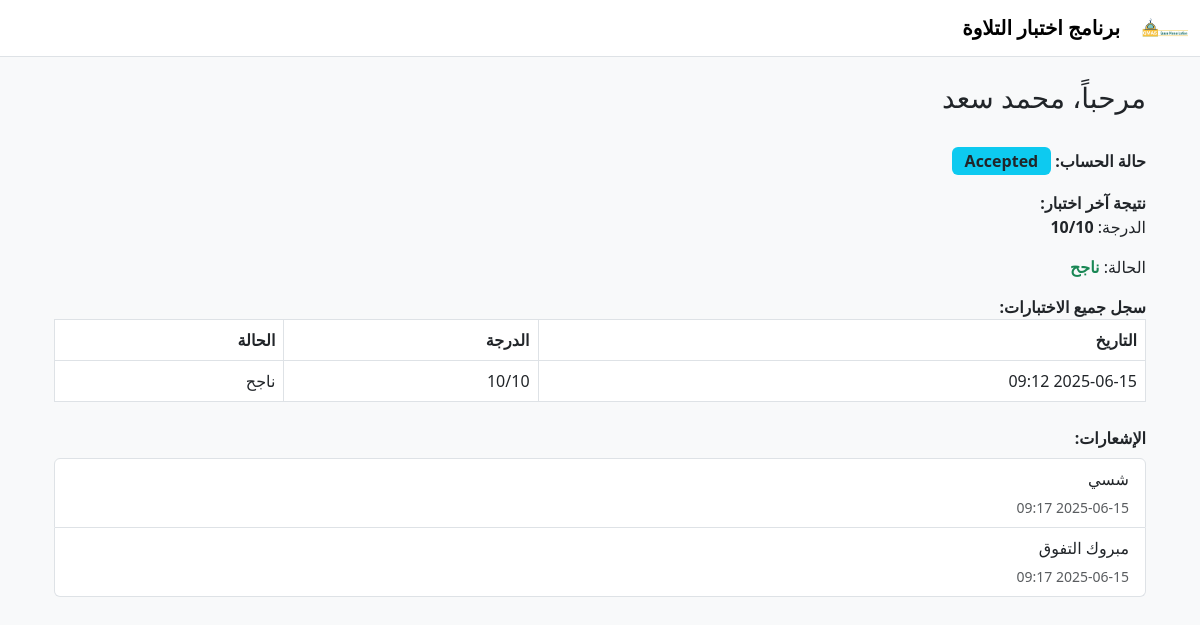
Page /dashboard/1 on the earlier database version.
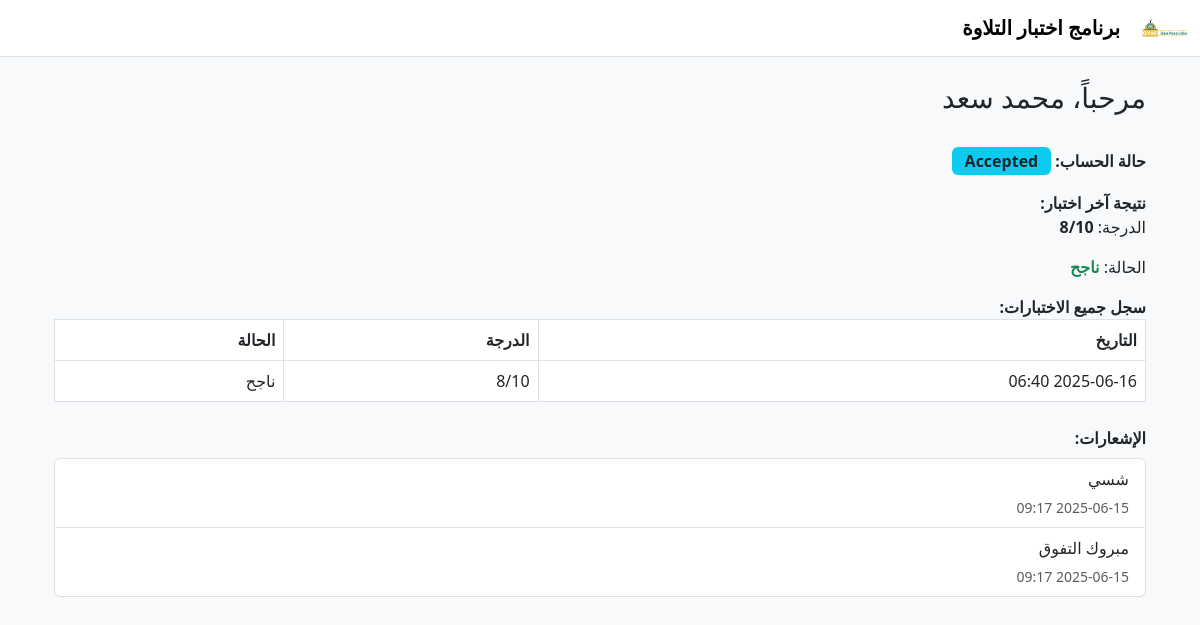
Same page on the later database version.
### models.py (models this page shows)
class Student(db.Model):
    __tablename__ = 'students'
    id = db.Column(db.Integer, primary_key=True)
    name = db.Column(db.String(120), nullable=False)
    email = db.Column(db.String(120), unique=True, nullable=False)
    phone = db.Column(db.String(20))
    password_hash = db.Column(db.String(128), nullable=False)
    status = db.Column(db.String(20), default='Pending')
    registration_date = db.Column(db.DateTime, default=datetime.utcnow)
    test_results = db.relationship('TestResult', backref='student', cascade="all, delete-orphan")
    notifications = db.relationship('Notification', backref='student', cascade="all, delete-orphan")

class TestResult(db.Model):
    __tablename__ = 'test_results'
    id = db.Column(db.Integer, primary_key=True)
    student_id = db.Column(db.Integer, db.ForeignKey('students.id'), nullable=False)
    score = db.Column(db.Integer, nullable=False)
    status = db.Column(db.String(20), nullable=False)  # e.g., Pass / Fail
    submission_date = db.Column(db.DateTime, default=datetime.utcnow)

class Notification(db.Model):
    __tablename__ = 'notifications'
    id = db.Column(db.Integer, primary_key=True)
    student_id = db.Column(db.Integer, db.ForeignKey('students.id'), nullable=False)
    message = db.Column(db.Text, nullable=False)
    sent_at = db.Column(db.DateTime, default=datetime.utcnow)

### app.py (the view)
@app.route('/dashboard/<int:student_id>')
def dashboard(student_id):
    student = Student.query.get_or_404(student_id)
    test_result = TestResult.query.filter_by(student_id=student.id).order_by(TestResult.submission_date.desc()).first()
    all_results = TestResult.query.filter_by(student_id=student.id).order_by(TestResult.submission_date.desc()).all()
    notifications = Notification.query.filter_by(student_id=student.id).order_by(Notification.sent_at.desc()).all()
    return render_template('dashboard.html', student=student, test_result=test_result,
                           all_results=all_results, notifications=notifications)

### templates/dashboard.html (shortened to what this page needs)
{% extends "base.html" %}
{% block content %}
<!DOCTYPE html>
<html lang="ar" dir="rtl">
<head>
    <link href="https://cdn.jsdelivr.net/npm/bootstrap@5.3.0/dist/css/bootstrap.rtl.min.css" rel="stylesheet">
</head>
<body>
<div class="container mt-4">
    <div class="d-flex justify-content-between align-items-center mb-4">
        <h3>مرحباً، {{ student.name }}</h3>
    </div>
    <div class="mb-3">
        <span class="section-title">حالة الحساب:</span>
        <span class="badge bg-info text-dark badge-status">{{ student.status }}</span>
    </div>
<div class="mb-3">
    <span class="section-title">نتيجة آخر اختبار:</span>
    {% if test_result %}
        <p>الدرجة: <strong>{{ test_result.score }}/10</strong></p>
        <p>الحالة: <strong class="text-success">{{ 'ناجح' if test_result.status == 'Pass' else 'راسب' }}</strong></p>
    {% elif student.status == 'Accepted' %}
        <p class="text-warning">📝 لديك اختبار مؤهل لم يتم تقديمه بعد.</p>
        <a href="{{ url_for('take_test', student_id=student.id) }}" class="btn btn-primary btn-sm">بدء الاختبار</a>
    {% else %}
        <p class="text-muted">لم تقم بأي اختبار بعد.</p>
    {% endif %}
</div>
    <div class="mb-4">
        <span class="section-title">سجل جميع الاختبارات:</span>
        {% if all_results %}
        <table class="table table-bordered">
            <thead>
                <tr>
                    <th>التاريخ</th>
                    <th>الدرجة</th>
                    <th>الحالة</th>
                </tr>
            </thead>
            <tbody>
                {% for r in all_results %}
                <tr>
                    <td>{{ r.submission_date.strftime('%Y-%m-%d %H:%M') }}</td>
                    <td>{{ r.score }}/10</td>
                    <td>{{ 'ناجح' if r.status == 'Pass' else 'راسب' }}</td>
                </tr>
                {% endfor %}
            </tbody>
        </table>
        {% else %}
            <p class="text-muted">لا توجد نتائج محفوظة.</p>
        {% endif %}
    </div>
    <div>
        <span class="section-title">الإشعارات:</span>
        {% if notifications %}
        <ul class="list-group mt-2">
            {% for note in notifications %}
            <li class="list-group-item">
                <p class="mb-1">{{ note.message }}</p>
                <small class="text-muted">{{ note.sent_at.strftime('%Y-%m-%d %H:%M') }}</small>
            </li>
            {% endfor %}
        </ul>
        {% else %}
            <p class="text-muted">لا توجد إشعارات حالياً.</p>
        {% endif %}
    </div>
</div>
</body>
</html>
{% endblock %}

### templates/base.html (shortened to what this page needs)
<!DOCTYPE html>
<html lang="ar" dir="rtl">
<head>
    <link href="https://cdn.jsdelivr.net/npm/bootstrap@5.3.0/dist/css/bootstrap.rtl.min.css" rel="stylesheet">
</head>
<body>
<nav class="navbar navbar-expand-lg navbar-light bg-white border-bottom">
    <div class="container-fluid">
        <a class="navbar-brand d-flex align-items-center" href="{{ url_for('home') }}">
            <img src="{{ url_for('static', filename='logo.jpeg') }}" alt="Logo" class="logo">
            <span class="ms-2 fw-bold">برنامج اختبار التلاوة</span>
        </a>
    </div>
</nav>
<div class="container mt-4">
    {% block content %}{% endblock %}
</div>
</body>
</html>

### templates/base.html (style rules this page uses)
body { background-color: #f8f9fa; }
.logo { width: 50px; margin-left: 10px; }

### templates/dashboard.html (style rules this page uses)
body { background-color: #f8f9fa; }
.badge-status { font-size: 1rem; padding: 0.4em 0.8em; }
.section-title { font-weight: bold; margin-top: 20px; }

Differences in the rows shown:
removed TestResult: score "10", status "ناجح", submission_date "2025-06-15 09:12"
now on this page (row edited): TestResult: score "8", status "ناجح", submission_date "2025-06-16 06:40"
